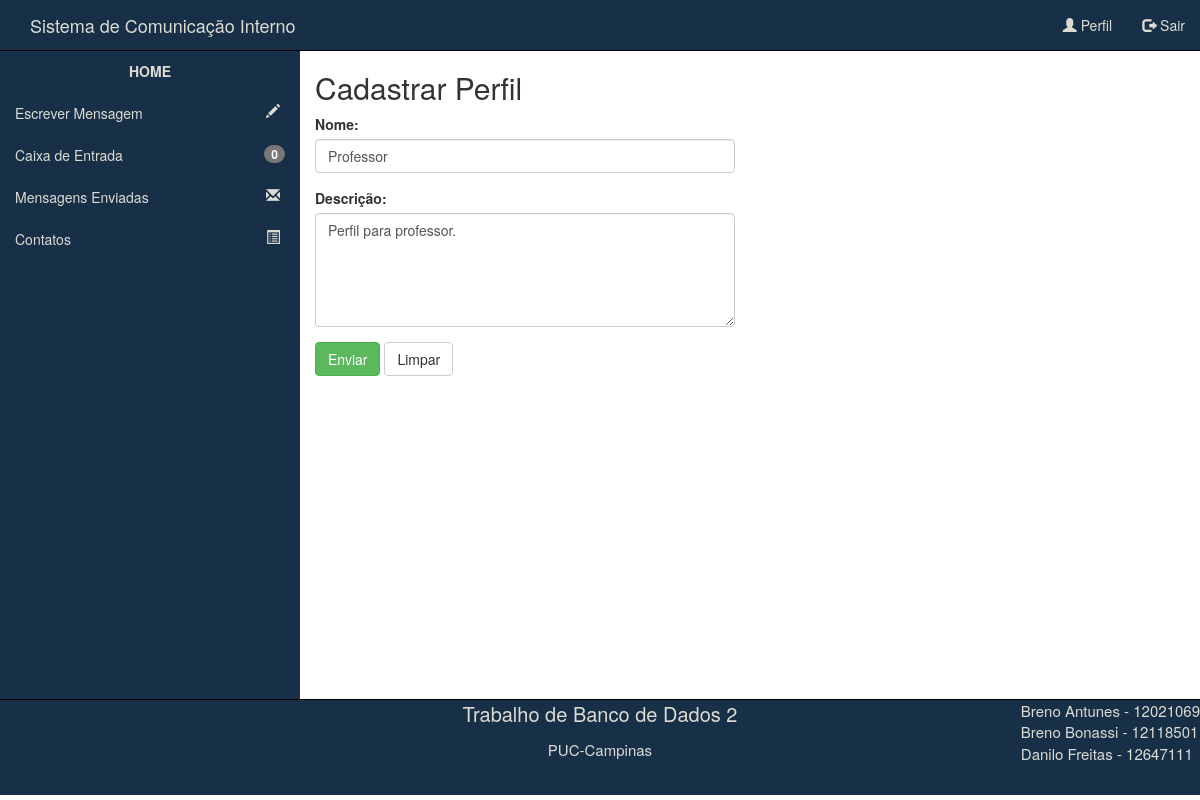
The page /Perfil/edit.php?go=editarPerfil&id=1 on the database as committed earlier.
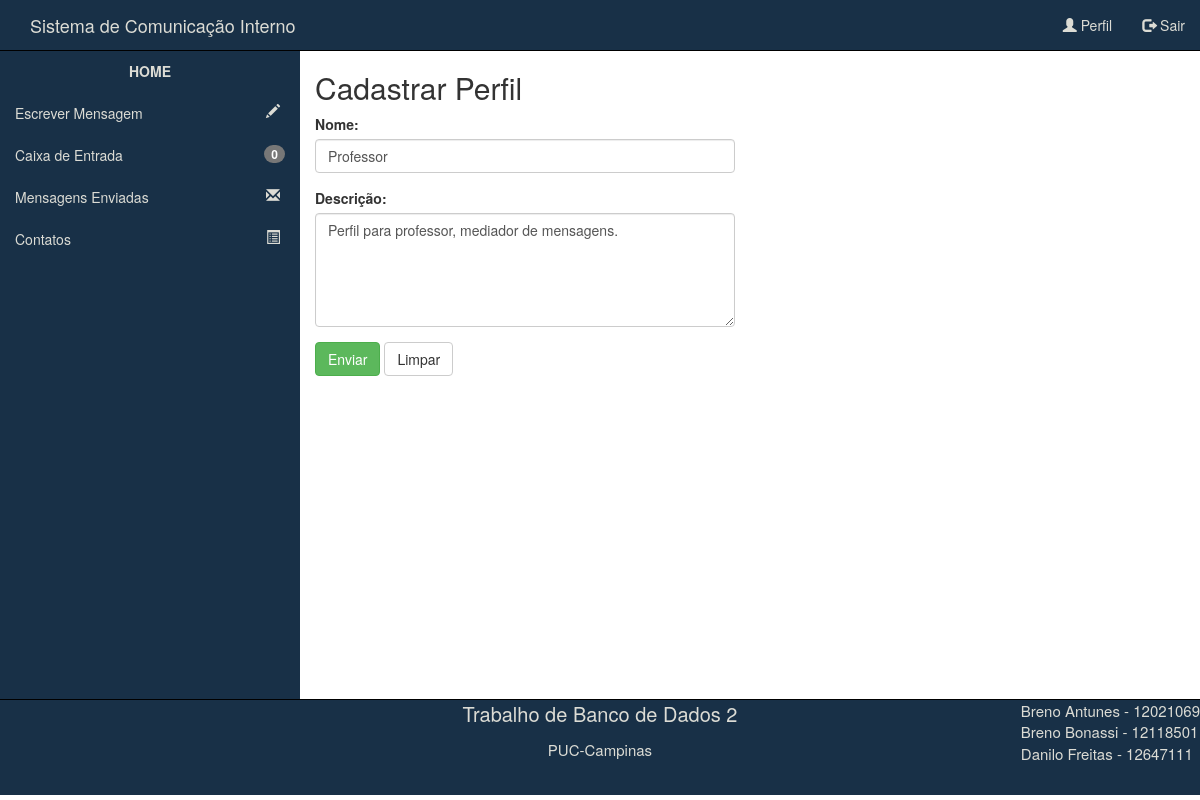
The same page on the database as committed later.
### tables this page shows
CREATE TABLE IF NOT EXISTS `PERFIL` (
  `id_perfil` int(11) NOT NULL,
  `nome_perfil` varchar(75) NOT NULL,
  `descricao_perfil` text
);

### Perfil/edit.php (the view, shortened to what this page needs)
<?php
	$idPerfil = $_GET['id'];
	$sql = mysql_query("SELECT * FROM PERFIL WHERE '$idPerfil'=id_perfil");
	while($linha = mysql_fetch_array($sql)){
		$nomePerfil = $linha['nome_perfil'];
		$descPerfil = $linha['descricao_perfil'];
	}
  		$idUsuario = $_SESSION['id'];
		$consultaMsg = mysql_query("SELECT * FROM MENSAGEM WHERE destinatario='$idUsuario' AND lida = 0") or die(mysql_error());
		$msgsNaoLidas = mysql_num_rows($consultaMsg);
?>
<!DOCTYPE html>
<html lang="pt-br">
<head>
	<link rel="stylesheet" href="../css/bootstrap.css">
	<link rel="stylesheet" href="../css/estilo.css">
	<link rel="stylesheet" href="../css/menuTopoEstilo.css">
	<link rel="stylesheet" href="../css/menuLateralEstilo.css">
</head>
<body>
	<nav class="navbav navbar-default menuSuperior">
		<div class="container-fluid">
			<div class="navbar-header">
				<a class="navbar-brand" id="tituloTopo" href="../index.php">Sistema de Comunicação Interno</a>
			</div>
			<ul class="nav navbar-nav navbar-right">
				<li><a id="opcaoMenuSuperior1" href="../perfil.php"><span class="glyphicon glyphicon-user"></span> Perfil</a></li>
				<li><a id="opcaoMenuSuperior2" href="../login.php"><span class="glyphicon glyphicon-log-out"></span> Sair</a></li>
			</ul>
		</div>
	</nav>
	<div class="container-fluid principal">
		<div class="row linhaPrincipal">
			<nav class="col-md-3 menuLateral">
				<ul class="nav nav-pulls nav-stacked">
						<li>
							<a href="../index.php" id="opcaoMenuLateral0">HOME</a>
						</li>
					    <li>
	                        <a href="../escreverMensagem.php?&go=enviar" id="opcaoMenuLateral1">Escrever Mensagem <span class="glyphicon glyphicon-pencil pull-right icones"></span></a>
	                    </li>
	                    <li>
	                        <a href="../mensagensRecebidas.php" id="opcaoMenuLateral2">Caixa de Entrada <span class="badge pull-right"><?php echo $msgsNaoLidas; ?></span></a>
	                    </li>
	                    <li>
	                        <a href="../mensagensEnviadas.php" id="opcaoMenuLateral3">Mensagens Enviadas <span class="glyphicon glyphicon-envelope pull-right icones"></span></a>
	                    </li>
	                    <li>
	                        <a href="../contatos.php" id="opcaoMenuLateral4">Contatos <span class="glyphicon glyphicon-list-alt pull-right icones"></span></a>
	                    </li>
	                </ul>
			</nav>
			<section class="col-md-9 conteudo">
				<br class="alertaEdicao hidden">
				<h2>Cadastrar Perfil</h2>
				<form class="form form-vertical" method="post" action="?go=alterarPerfil&id=<?php echo $idPerfil; ?>">
					<div class="row" style="border:none;">
						<div class="form-group col-md-6">
							<label for="nome" class="label-control" id="labelNome">Nome:</label>
							<input type="text" class="form-control" name="nome" id="nome" value = "<?php echo $nomePerfil; ?>">
						</div>
					</div>
					<div class="row" style="border:none;">
						<div class="form-group col-md-6">
							<label for="descricao" class="label-control" id="labelDescricao">Descrição:</label>
							<textarea class="form-control" rows="5" name="descricao" id="descricao"><?php echo $descPerfil; ?></textarea>
						</div>
					</div>
					<div class="row" style="border:none;">
						<div class="form-group col-md-3">
							<button class="btn btn-success" id="btnEnviar">Enviar</button>
							<button class="btn btn-default" id="btnLimpar">Limpar</button>
						</div>
					</div>
				</form>
			</section>
		</div>
	</div>
	<div class="container-fluid rodape">
		<footer class="row">
			<div class="col-md-4 conteudoRodape">
				</div>
			<div class="col-md-4 conteudoRodape">
				<p style="font-size:20px">Trabalho de Banco de Dados 2</p>
				<p style="font-size:15px">PUC-Campinas</p>
			</div>
			<div class="col-md-4 conteudoRodape">
				<p class="pull-right text-left"style="font-size:15px">Breno Antunes - 12021069 <br>Breno Bonassi - 12118501 <br>Danilo Freitas - 12647111 </p>
			</div>
		</footer>
	</div>
</body>
</html>

Rows that differ between the two databases and show on the page:
changed perfil "Professor": descricao "Perfil para professor." → "Perfil para professor, mediador de mensagens."
